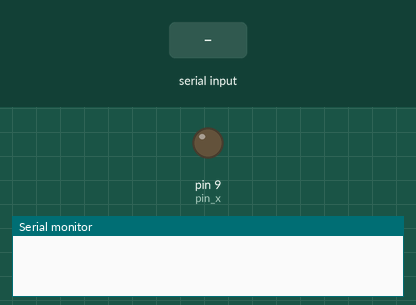
Bench run of a sketch on a simulated Arduino Uno, built with avr-gcc and run on an emulated ATmega328P. Parts: output pins drawn as LEDs (lit = HIGH), the last lines printed to the serial monitor. The inputs (shaded band) are chosen by the test bench.

Above: at 1.2 s.
1.3 s: "90,45,200\n" received over Serial
2.8 s: "30,150,10\n" received over Serial
At 4.5 s:
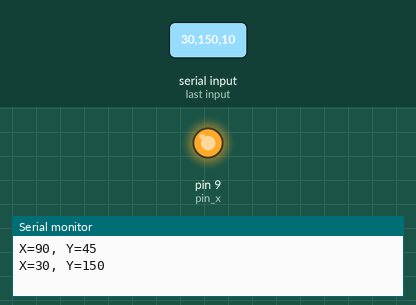
Timing chart, 0 to 6.0 s (numbered marks = the images above; inputs shaded):
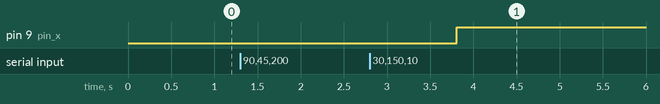

The sketch:

driving_piezo.ino
```cpp
 #include <SoftwareSerial.h>
 int x_initial;
 int y_initial;
 int x;
 int y;
 int pin_x= 9;
void setup() {
  Serial.begin(9600);

  pinMode(pin_x,OUTPUT);


}
int m=0;
int power_x=0;
void loop() {
  if (Serial.available()) {
    // Read the incoming data from Python
    String data = Serial.readStringUntil('\n');

    // Parse the coordinates
    int commaIndex = data.indexOf(',');
    if (commaIndex != -1) {
      String xStr = data.substring(0, commaIndex);
      String yStr = data.substring(commaIndex + 1);

       x = xStr.toInt();
       y = yStr.toInt();

      // Use the coordinates as desired
      // Example: Print the coordinates
      Serial.print("X=");
      Serial.print(x);
      Serial.print(", Y=");
      Serial.println(y);

    }
    if(m==0){
      x_initial=x;
      y_initial=y;
      m++;
    }
    if(x - x_initial >=5){

         String data = Serial.readStringUntil('\n');
       // Parse the coordinates
       int commaIndex = data.indexOf(',');
       if (commaIndex != -1) {
         String xStr = data.substring(0, commaIndex);

         int x = xStr.toInt();
         }
         power_x=power_x+10;
         analogWrite(pin_x,power_x);
        delay(1000);
       Serial.print("output=");
      Serial.print(power_x);
      }


    if(x - x_initial <= -5){

         String data = Serial.readStringUntil('\n');
       // Parse the coordinates
       int commaIndex = data.indexOf(',');
       if (commaIndex != -1) {
         String xStr = data.substring(0, commaIndex);

         int x = xStr.toInt();
         }
         power_x=power_x-10;
         analogWrite(pin_x,power_x);

      }
      delay(10);


  }
}
```

Measured:
- after the input at 2.8 s, pin 9 (pin_x): LOW → HIGH after 1.0 s
